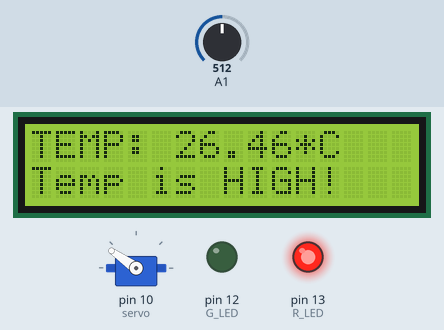
Bench run of a sketch on a simulated Arduino Uno, built with avr-gcc and run on an emulated ATmega328P. Shown: 16×2 character LCD, servo, output pins drawn as LEDs (lit = HIGH). The inputs (shaded band) are chosen by the test bench; at power-on: A1 = 512.

Above: at 0.2 s.
Timing chart, 0 to 1.7 s (numbered marks = the images above):
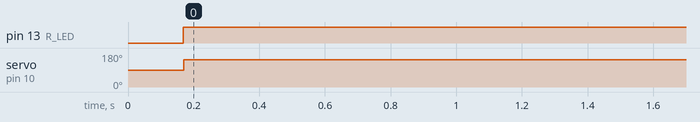

The sketch:

Project_FINAL.ino
```cpp
#include <LiquidCrystal.h>
#include <Servo.h>
Servo servo;
#define R_LED 13
#define G_LED 12
const int rs = 2,en = 8 , d4 = 4 , d5 = 5 , d6 = 6, d7 = 7;
LiquidCrystal lcd(2, 8, 4, 5, 6, 7);
float temp;

void setup() {
lcd.begin(16, 2);
pinMode (12, OUTPUT);
pinMode (13, OUTPUT);
servo.attach(10);
Serial.begin(9600);
analogReference(INTERNAL);
delay(100);
lcd.clear();
}

void loop() {
 temp = analogRead(A1);
 temp = ((temp*0)+26.456);            //temp = temp * 0.48828125 which is (5.0/1023.0)*100
 lcd.print("TEMP: ");
 lcd.print(temp);
 lcd.println("*C    ");
 if (temp<23){
    digitalWrite(G_LED, HIGH);
    lcd.setCursor(0, 2);
    lcd.print("Temp is NORMAL!");
    servo.write(45);
 }
    else
    digitalWrite(G_LED, LOW);

 if (temp>25){
    digitalWrite(R_LED, HIGH);
    lcd.setCursor(0, 2);
    lcd.print("Temp is HIGH!");
    servo.write(145);
 }
    else
    digitalWrite(R_LED, LOW);
 delay(500);
 lcd.clear();
}
```

Measured:
- by itself, pin 13 (R_LED): LOW → HIGH at 0.17 s
- by itself, servo on pin 10 (servo): 90° → 145° at 0.17 s
